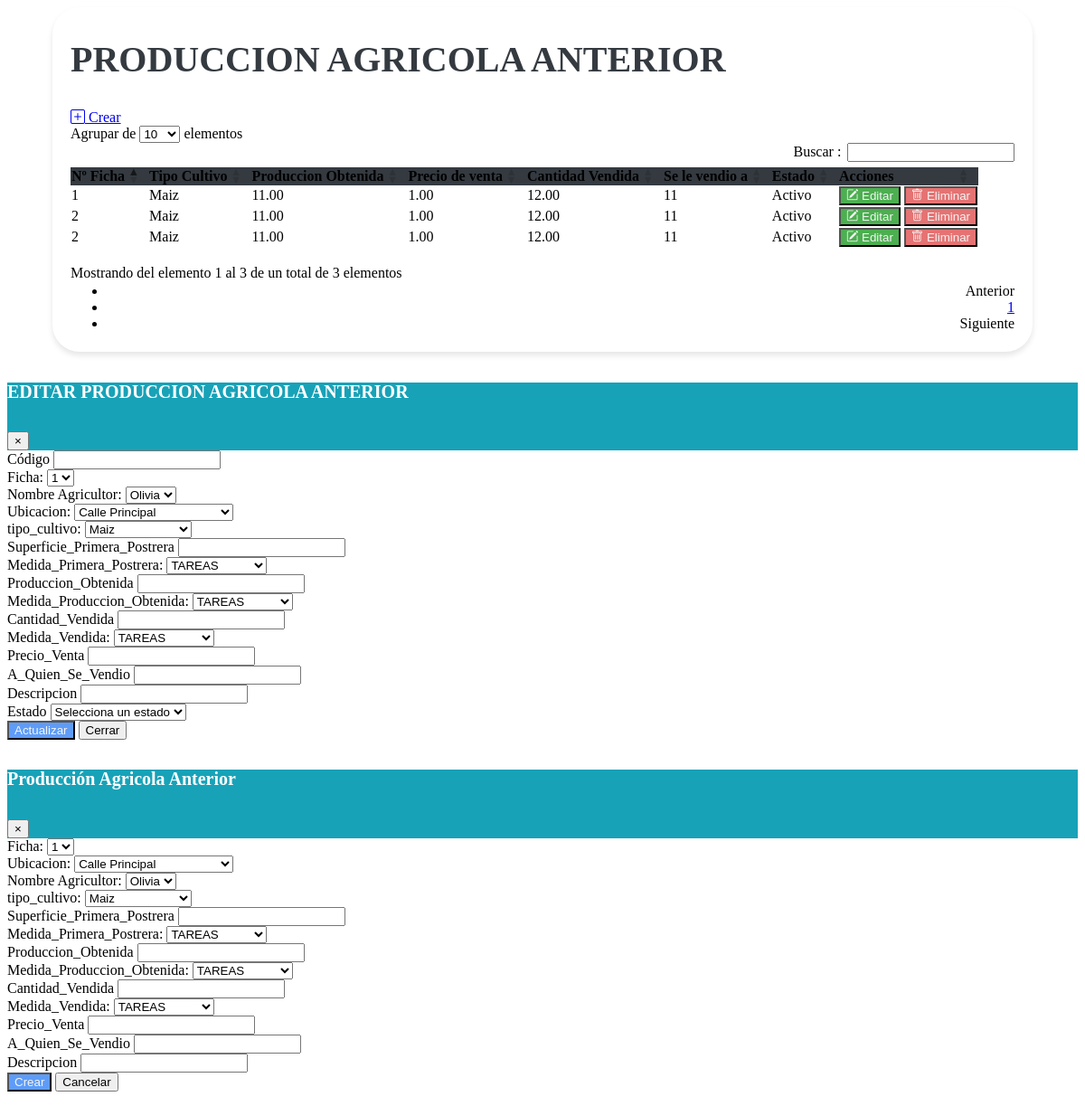
Page /vistas/Mantenimiento_Produccion_Agricola_Anterior.php on the committed database.
### tables this page shows
CREATE TABLE `tbl_produccion_agricola_anterior` (
  `Id_Produccion_Anterior` bigint(20) NOT NULL,
  `Id_Ficha` bigint(20) DEFAULT NULL,
  `Id_Ubicacion` bigint(20) DEFAULT NULL,
  `Id_Productor` bigint(20) DEFAULT NULL,
  `Id_Tipo_Cultivo` bigint(20) DEFAULT NULL,
  `Superficie_Primera_Postrera` int(11) DEFAULT NULL,
  `Id_Medida_Primera_Postrera` bigint(20) DEFAULT NULL,
  `Produccion_Obtenida` decimal(10,2) DEFAULT NULL,
  `Id_Medida_Produccion_Obtenida` bigint(20) DEFAULT NULL,
  `Cantidad_Vendida` decimal(10,2) DEFAULT NULL,
  `Id_Medida_Vendida` bigint(20) DEFAULT NULL,
  `Precio_Venta` decimal(10,2) DEFAULT NULL,
  `A_Quien_Se_Vendio` varchar(255) DEFAULT NULL,
  `Descripcion` varchar(255) DEFAULT NULL,
  `Creado_Por` varchar(255) DEFAULT NULL,
  `Fecha_Creacion` timestamp NOT NULL DEFAULT current_timestamp(),
  `Modificado_Por` varchar(255) DEFAULT NULL,
  `Fecha_Modificacion` timestamp NOT NULL DEFAULT current_timestamp() ON UPDATE current_timestamp(),
  `Estado` enum('A','I') DEFAULT 'A'
);

CREATE TABLE `fichas` (
  `id_ficha` bigint(20) NOT NULL DEFAULT 0,
  `fecha_solicitud` date DEFAULT NULL,
  `anio_solicitud` int(11) DEFAULT NULL,
  `descripcion` varchar(255) DEFAULT NULL,
  `creado_por` varchar(50) DEFAULT NULL,
  `fecha_creacion` timestamp NOT NULL DEFAULT current_timestamp(),
  `modificado_por` varchar(50) DEFAULT NULL,
  `fecha_modificacion` timestamp NOT NULL DEFAULT current_timestamp() ON UPDATE current_timestamp(),
  `estado` enum('A','I') DEFAULT NULL,
  `fecha_entrevista` date DEFAULT NULL,
  `nombre_encuentrador` varchar(50) DEFAULT NULL,
  `firma_productor` varchar(100) DEFAULT NULL,
  `nombre_encuestador` varchar(50) DEFAULT NULL,
  `firma_encuestador` varchar(100) DEFAULT NULL,
  `nombre_supervisor` varchar(50) DEFAULT NULL,
  `firma_supervisor` varchar(100) DEFAULT NULL
);

CREATE TABLE `tbl_tipo_cultivo` (
  `id_tipo_cultivo` bigint(20) NOT NULL,
  `tipo_cultivo` varchar(255) DEFAULT NULL,
  `descripcion` text DEFAULT NULL,
  `creado_por` varchar(255) DEFAULT NULL,
  `fecha_creacion` timestamp NOT NULL DEFAULT current_timestamp(),
  `modificado_por` varchar(255) DEFAULT NULL,
  `fecha_modificacion` timestamp NOT NULL DEFAULT current_timestamp() ON UPDATE current_timestamp(),
  `estado` enum('ACTIVO','INACTIVO','','') DEFAULT NULL
);

### vistas/Mantenimiento_Produccion_Agricola_Anterior.php (the view, shortened to what the rows shown need)
<link href="https://cdn.jsdelivr.net/npm/bootstrap-icons@1.10.0/font/bootstrap-icons.css" rel="stylesheet">
<link rel="stylesheet" href="assets/css/estilos.css">
    <link rel="stylesheet" href="https://cdn.datatables.net/1.10.20/css/dataTables.bootstrap4.min.css">
<div class="containertable">
    <div class="d-flex justify-content-between align-items-end mb-4">
        <div>
            <h1 class="poppins-font mb-2">PRODUCCION AGRICOLA ANTERIOR</h1>
            <br>
        </div>
    </div>
    <div class="table-responsive">
    <table id="tablax" class="table table-hover">
            <thead class="table-dark text-center" style="background-color: #343A40;">
                <tr>
                    <th scope="col">Nº Ficha</th>
                    <th scope="col">Tipo Cultivo</th>
                    <th scope="col">Produccion Obtenida </th>
                    <th scope="col">Precio de venta</th>
                    <th scope="col">Cantidad Vendida</th>
                    <th scope="col">Se le vendio a</th>
                    <th scope="col">Estado</th>
                    <th scope="col">Acciones</th>
                </tr>
            </thead>
            <tbody class="text-center">
                <?php
                include "../php/conexion_be.php";
                $sql = $conexion->query("SELECT
    PA.*,
    TC.tipo_cultivo,
    F.id_ficha
FROM
tbl_produccion_agricola_anterior PA
    INNER JOIN fichas F ON PA.Id_Ficha = F.id_ficha
    INNER JOIN tbl_tipo_cultivo TC ON PA.Id_Tipo_Cultivo = TC.id_tipo_cultivo;
            ");
                while ($datos = $sql->fetch_object()) { ?>
                    <tr>
                        <td><?= $datos->id_ficha ?></td>
                        <td><?= $datos->tipo_cultivo ?></td>
                        <td><?= $datos->Produccion_Obtenida ?></td>
                        <td><?= $datos->Precio_Venta ?></td>
                        <td><?= $datos->Cantidad_Vendida ?></td>
                        <td><?= $datos->A_Quien_Se_Vendio ?></td>
                        <td><?php
                            if ($datos->Estado == "A") {
                                echo '<span class="badge bg-success">Activo</span>';
                            } else {
                                echo '<span class="badge bg-danger">Inactivo</span>';
                            }
                            ?></td>
                        <td>
                            <button type="button" class="btn btn-editar" data-toggle="modal" data-target="#modalEditar" onclick="abrirModalEditar('<?= $datos->Id_Produccion_Anterior ?>', '<?= $datos->Id_Ficha ?>', '<?= $datos->Id_Productor ?>', '<?= $datos->Id_Ubicacion ?>', '<?= $datos->Id_Tipo_Cultivo ?>','<?= $datos->Superficie_Primera_Postrera ?>', '<?= $datos->Id_Medida_Primera_Postrera ?>','<?= $datos->Produccion_Obtenida ?>', '<?= $datos->Id_Medida_Produccion_Obtenida ?>','<?= $datos->Cantidad_Vendida ?>', '<?= $datos->Id_Medida_Vendida ?>','<?= $datos->Precio_Venta ?>', '<?= $datos->A_Quien_Se_Vendio ?>','<?= $datos->Descripcion ?>','<?= $datos->Estado ?>')">
                                <i class="bi bi-pencil-square"></i>
                                Editar
                            </button>
                            <form id="deleteForm" method="POST" action="modelos/eliminar_produccion_agricola_anterior.php" style="display: inline;">
                                <button type="submit" class="btn btn-eliminar">
                                    <i class="bi bi-trash"></i>
                                    Eliminar
                                </button>
                            </form>
                        </td>
                    </tr>
                <?php }
                ?>
            </tbody>
        </table>
    </div>
</div>

### rows in the picture
tbl_produccion_agricola_anterior: Id_Ficha.id_ficha "1", Id_Tipo_Cultivo.tipo_cultivo "Maiz", Produccion_Obtenida "11.00", Precio_Venta "1.00", Cantidad_Vendida "12.00", A_Quien_Se_Vendio "11", Estado "Activo"
tbl_produccion_agricola_anterior: Id_Ficha.id_ficha "2", Id_Tipo_Cultivo.tipo_cultivo "Maiz", Produccion_Obtenida "11.00", Precio_Venta "1.00", Cantidad_Vendida "12.00", A_Quien_Se_Vendio "11", Estado "Activo"
tbl_produccion_agricola_anterior: Id_Ficha.id_ficha "2", Id_Tipo_Cultivo.tipo_cultivo "Maiz", Produccion_Obtenida "11.00", Precio_Venta "1.00", Cantidad_Vendida "12.00", A_Quien_Se_Vendio "11", Estado "Activo"

### other values in the picture
form field Id_Ficha "1"
form field Id_Productor "Olivia"
form field Id_Ubicacion "Calle Principal"
form field Id_Tipo_Cultivo "Maiz"
form field Id_Medida_Primera_Postrera "TAREAS"
form field Id_Medida_Produccion_Obtenida "TAREAS"
form field Id_Medida_Vendida "TAREAS"
